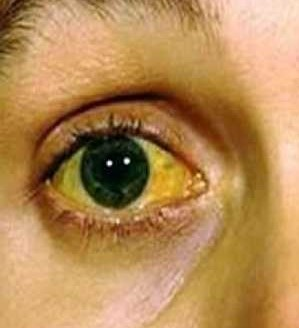
#> input picture 80-10-10/Crop Jaundice/image_01.jpg, 299 x 328 px; its folder holds only this picture in this run
$ python augment.py
#> lines starting #> are read from the running program, lines starting #| are printed output that depends on the picture
from PIL import Image, ImageOps
import os

def augment_images(input_directory, output_directory):
    # Create output directory if it doesn't exist
#> called with input_directory = './Crop Jaundice', output_directory = './Augmented Jaundice'
    if not os.path.exists(output_directory):
        os.makedirs(output_directory)

    # Get list of all files in the input directory
    files = os.listdir(input_directory)

    # Filter out only image files (assuming jpg and png for this example)
    image_files = [f for f in files if f.lower().endswith(('.png', '.jpg', '.jpeg'))]

    for filename in image_files:
        # Open an image file
        img_path = os.path.join(input_directory, filename)
        with Image.open(img_path) as img:
            # Rotate the image 90, 180, and 270 degrees
#> img is the input picture: PIL image 299x328 RGB; mean R, G, B 181, 137.7, 84.8
            for angle in [90, 180, 270]:
                rotated_img = img.rotate(angle)
                rotated_filename = f"{os.path.splitext(filename)[0]}_rotated_{angle}{os.path.splitext(filename)[1]}"
                rotated_img.save(os.path.join(output_directory, rotated_filename))
                print(f"Saved rotated image: {rotated_filename}")
#> this loop made 3 passes
#> pass 1, in augment_images, `rotated_img = img.rotate(angle)`:
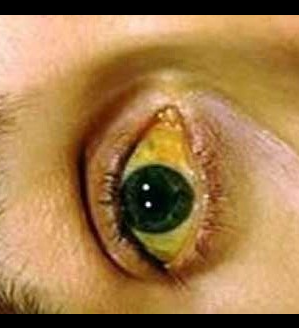
#> rotated_img: PIL image 299x328 RGB; mean R, G, B 163.3, 123.7, 74.7
#> pass 2, in augment_images, `rotated_img = img.rotate(angle)`:
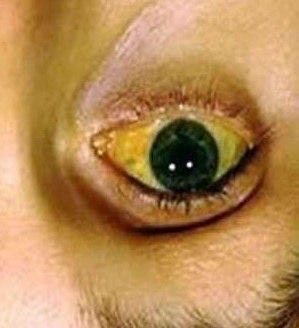
#> rotated_img: PIL image 299x328 RGB; mean R, G, B 181, 137.7, 84.8
#> pass 3, in augment_images, `rotated_img = img.rotate(angle)`:
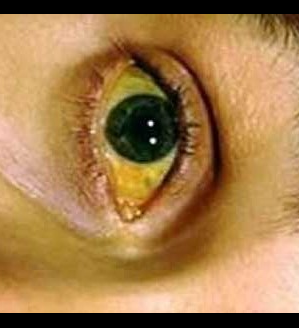
#> rotated_img: PIL image 299x328 RGB; mean R, G, B 163.3, 123.7, 74.7

            # Flip the image horizontally
            flipped_img = ImageOps.mirror(img)
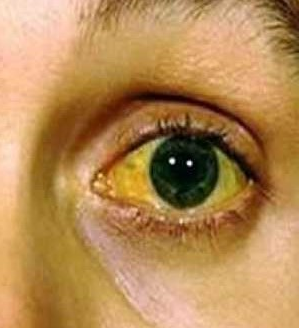
#> flipped_img: PIL image 299x328 RGB; mean R, G, B 181, 137.7, 84.8
            flipped_filename = f"{os.path.splitext(filename)[0]}_flipped{os.path.splitext(filename)[1]}"
            flipped_img.save(os.path.join(output_directory, flipped_filename))
            print(f"Saved flipped image: {flipped_filename}")
#| Saved flipped image: image_01_flipped.jpg

            # Zoom in and out (for simplicity, we'll just resize to 150% and 50%)
            for scale, suffix in [(1.5, 'zoomed_in'), (0.5, 'zoomed_out')]:
                width, height = img.size
                zoomed_img = img.resize((int(width * scale), int(height * scale)), Image.LANCZOS)
                zoomed_filename = f"{os.path.splitext(filename)[0]}_{suffix}{os.path.splitext(filename)[1]}"
                zoomed_img.save(os.path.join(output_directory, zoomed_filename))
                print(f"Saved zoomed image: {zoomed_filename}")
#> this loop made 2 passes
#| Saved zoomed image: image_01_zoomed_in.jpg
#| Saved zoomed image: image_01_zoomed_out.jpg

# Specify the input and output directories
input_directory = r"./Crop Jaundice"
output_directory = r"./Augmented Jaundice"
augment_images(input_directory, output_directory)

$ run again, on 80-10-10/Crop Jaundice/image_05.jpg
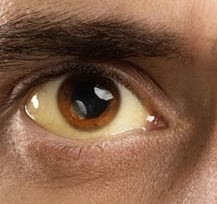
#> input picture 80-10-10/Crop Jaundice/image_05.jpg, 217 x 204 px
#> in augment_images, img is the input picture: PIL image 217x204 RGB; mean R, G, B 131, 94, 71
#> in augment_images, `flipped_img = ImageOps.mirror(img)`:
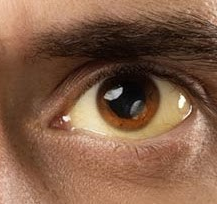
#> flipped_img: PIL image 217x204 RGB; mean R, G, B 131, 94, 71
#| Saved flipped image: image_05_flipped.jpg
#> the loop in augment_images, `for scale, suffix in [(1.5, 'zoomed_in'), (0.5, 'zoomed_out')]:` made 2 passes
#| Saved zoomed image: image_05_zoomed_in.jpg
#| Saved zoomed image: image_05_zoomed_out.jpg
#> pass 2, in augment_images, `zoomed_img = img.resize((int(width * scale), int(height * scale)), Ima..`:
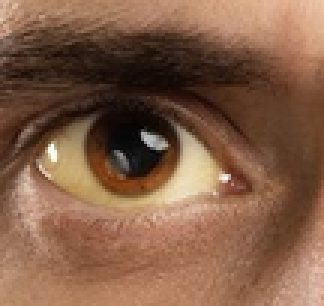
#> zoomed_img: PIL image 108x102 RGB (shown 3 times larger); mean R, G, B 130.9, 94, 71

$ run again, on 80-10-10/Crop Jaundice/image_06.jpg
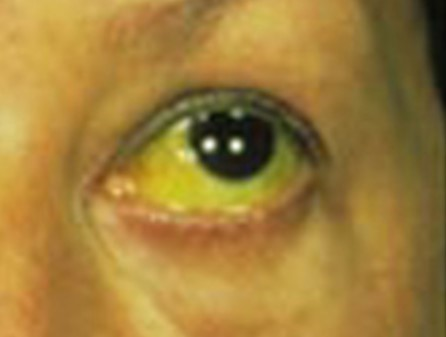
#> input picture 80-10-10/Crop Jaundice/image_06.jpg, 446 x 337 px
#> in augment_images, img is the input picture: PIL image 446x337 RGB; mean R, G, B 160, 126.5, 57.9
#> the loop in augment_images, `for angle in [90, 180, 270]:` made 3 passes
#> pass 1, in augment_images, `rotated_img = img.rotate(angle)`:
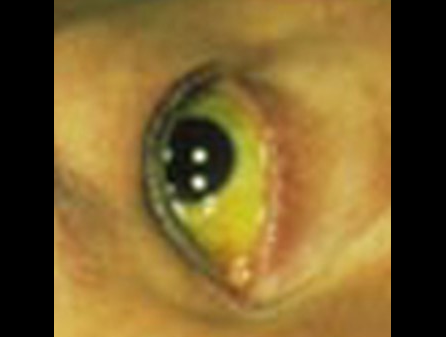
#> rotated_img: PIL image 446x337 RGB; mean R, G, B 122.8, 97, 44.2
#> in augment_images, `flipped_img = ImageOps.mirror(img)`:
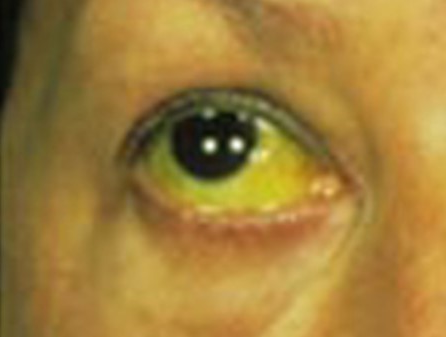
#> flipped_img: PIL image 446x337 RGB; mean R, G, B 160, 126.5, 57.9
#| Saved flipped image: image_06_flipped.jpg
#> the loop in augment_images, `for scale, suffix in [(1.5, 'zoomed_in'), (0.5, 'zoomed_out')]:` made 2 passes
#| Saved zoomed image: image_06_zoomed_in.jpg
#| Saved zoomed image: image_06_zoomed_out.jpg

$ run again, on 80-10-10/Crop Jaundice/image_07.jpg
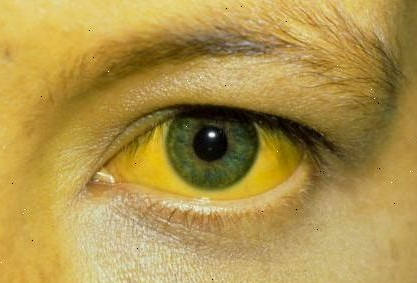
#> input picture 80-10-10/Crop Jaundice/image_07.jpg, 417 x 283 px
#> in augment_images, img is the input picture: PIL image 417x283 RGB; mean R, G, B 175.4, 148, 75.5
#> the loop in augment_images, `for angle in [90, 180, 270]:` made 3 passes
#> pass 1, in augment_images, `rotated_img = img.rotate(angle)`:
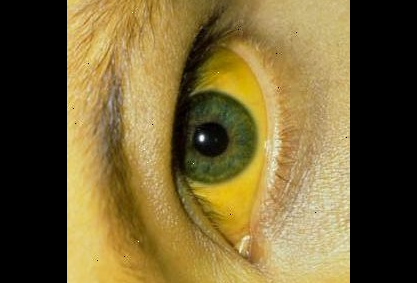
#> rotated_img: PIL image 417x283 RGB; mean R, G, B 115.9, 98.6, 52.5
#> in augment_images, `flipped_img = ImageOps.mirror(img)`:
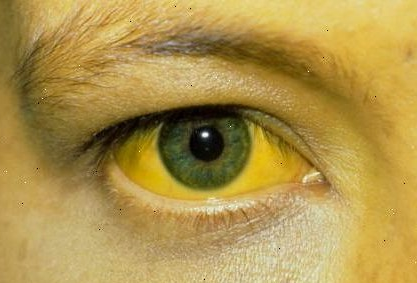
#> flipped_img: PIL image 417x283 RGB; mean R, G, B 175.4, 148, 75.5
#| Saved flipped image: image_07_flipped.jpg
#> the loop in augment_images, `for scale, suffix in [(1.5, 'zoomed_in'), (0.5, 'zoomed_out')]:` made 2 passes
#| Saved zoomed image: image_07_zoomed_in.jpg
#| Saved zoomed image: image_07_zoomed_out.jpg

$ run again, on 80-10-10/Crop Jaundice/image_02.jpg
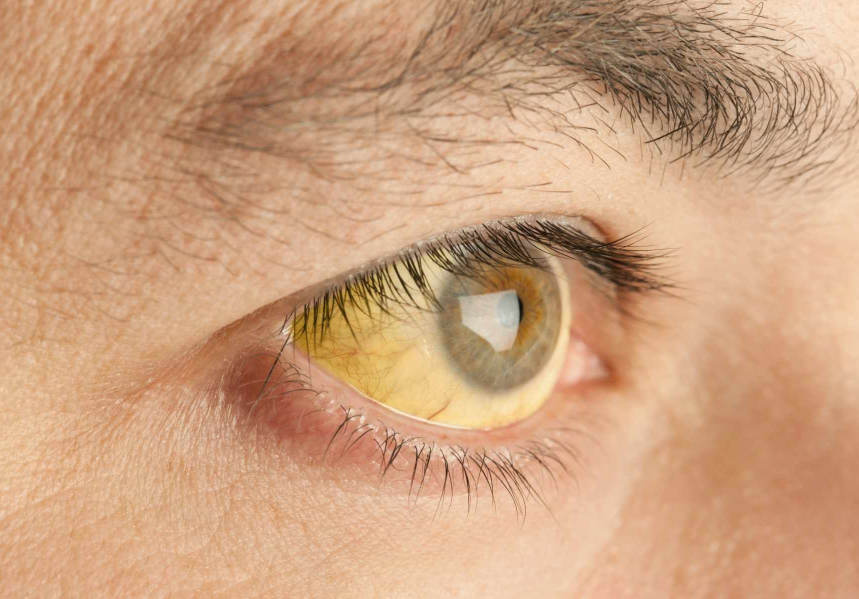
#> input picture 80-10-10/Crop Jaundice/image_02.jpg, 1718 x 1197 px (shown at 1/2 size)
#> in augment_images, img is the input picture: PIL image 1718x1197 RGB; mean R, G, B 204.3, 160.4, 125.6
#| Saved flipped image: image_02_flipped.jpg
#> the loop in augment_images, `for scale, suffix in [(1.5, 'zoomed_in'), (0.5, 'zoomed_out')]:` made 2 passes
#| Saved zoomed image: image_02_zoomed_in.jpg
#| Saved zoomed image: image_02_zoomed_out.jpg
#> pass 2, in augment_images, `zoomed_img = img.resize((int(width * scale), int(height * scale)), Ima..`:
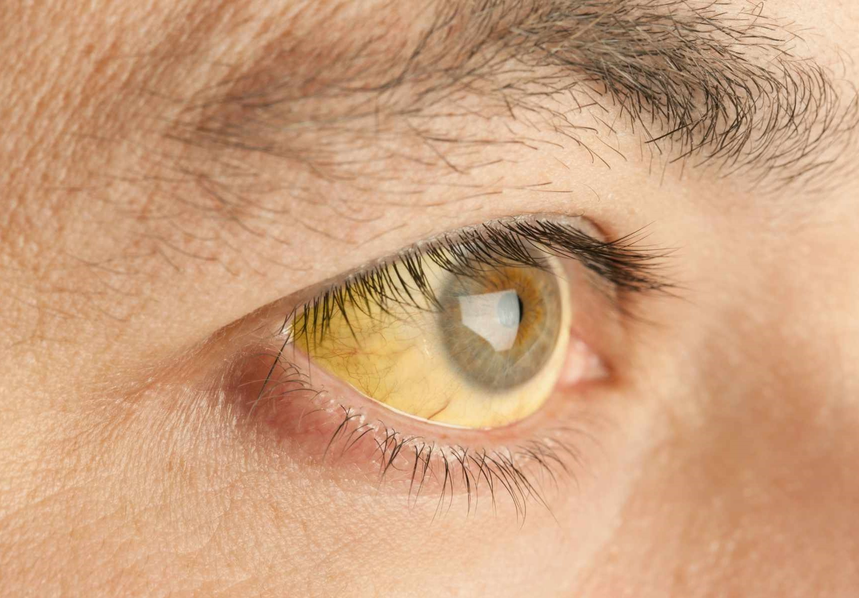
#> zoomed_img: PIL image 859x598 RGB; mean R, G, B 204.3, 160.4, 125.6
